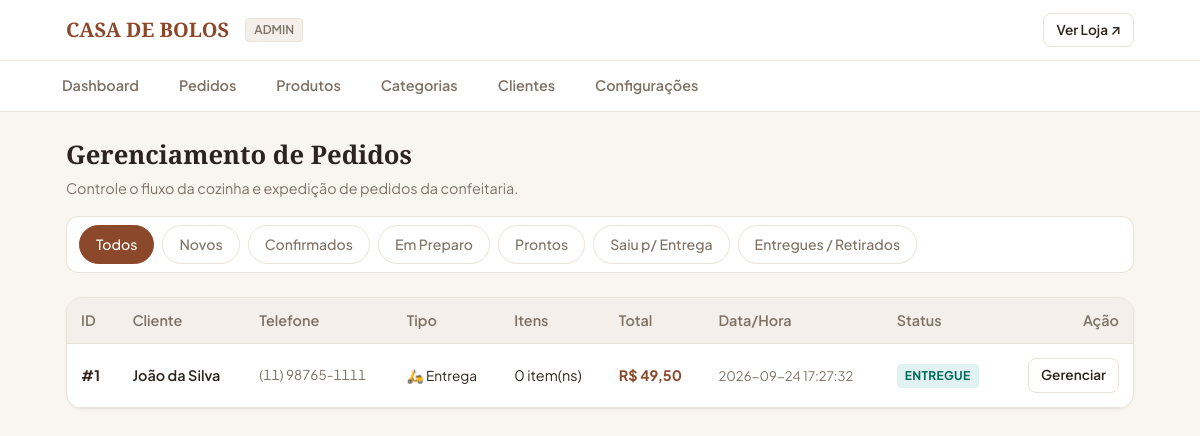
Screenshot of /admin/pedidos with the database file from the repository.
### tables this page shows
CREATE TABLE pedidos (
            id INTEGER PRIMARY KEY AUTOINCREMENT,
            cliente_id INTEGER NOT NULL,
            tipo_entrega TEXT NOT NULL, -- 'retirada' ou 'entrega'
            status TEXT NOT NULL,       -- 'NOVO', 'CONFIRMADO', 'EM PREPARO', etc.
            subtotal REAL NOT NULL,
            taxa_entrega REAL DEFAULT 0.0,
            total REAL NOT NULL,
            observacao TEXT,
            endereco_entrega TEXT,
            created_at TIMESTAMP DEFAULT CURRENT_TIMESTAMP,
            updated_at TIMESTAMP DEFAULT CURRENT_TIMESTAMP,
            FOREIGN KEY (cliente_id) REFERENCES clientes(id)
        );

CREATE TABLE clientes (
            id INTEGER PRIMARY KEY AUTOINCREMENT,
            nome TEXT NOT NULL,
            telefone TEXT UNIQUE NOT NULL,
            endereco TEXT,
            numero TEXT,
            complemento TEXT,
            bairro TEXT,
            cidade TEXT,
            created_at TIMESTAMP DEFAULT CURRENT_TIMESTAMP,
            updated_at TIMESTAMP DEFAULT CURRENT_TIMESTAMP
        );

### routes/admin.py (the view)
@admin_bp.route('/pedidos')
def pedidos():
    status_filtro = request.args.get('status', 'TODOS')
    lista_pedidos = PedidoService.listar_pedidos(status_filtro if status_filtro != 'TODOS' else None)
    return render_template('admin/pedidos.html', pedidos=lista_pedidos, status_atual=status_filtro)

### app.py (called while the page is built)
def create_app():
    app = Flask(__name__)
    app.config.from_object(Config)
    with app.app_context():
        init_db()
    app.register_blueprint(cliente_bp)
    app.register_blueprint(catalogo_bp)
    app.register_blueprint(pedido_bp)
    app.register_blueprint(admin_bp)
    @app.template_filter('moeda')
    def formatar_moeda(valor):
        try:
            return f"R$ {float(valor):,.2f}".replace(',', 'X').replace('.', ',').replace('X', '.')
        except (ValueError, TypeError):
            return "R$ 0,00"
    @app.context_processor
    def inject_global_data():
        from services.pedido_service import PedidoService
        return {
            'loja_nome': Config.STORE_NAME,
            'loja_telefone': Config.STORE_PHONE,
            'loja_endereco': Config.STORE_ADDRESS,
            'taxa_entrega_padrao': PedidoService.get_taxa_entrega()
        }
    return app

### database.py (called while the page is built)
def get_db_connection():
    os.makedirs(os.path.dirname(Config.DATABASE), exist_ok=True)
    conn = sqlite3.connect(Config.DATABASE)
    conn.row_factory = sqlite3.Row
    conn.execute("PRAGMA foreign_keys = ON")
    return conn

### models/pedido.py (called while the page is built)
    @staticmethod
    def list_all(filtro_status=None):
        conn = get_db_connection()
        cursor = conn.cursor()
        query = '''
            SELECT p.*, c.nome as cliente_nome, c.telefone as cliente_telefone,
                   (SELECT COUNT(*) FROM pedido_itens WHERE pedido_id = p.id) as total_itens
            FROM pedidos p
            JOIN clientes c ON p.cliente_id = c.id
            WHERE 1=1
        '''
        params = []
        if filtro_status and filtro_status != 'TODOS':
            query += " AND p.status = ?"
            params.append(filtro_status)
        query += " ORDER BY p.id DESC"
        cursor.execute(query, params)
        pedidos = [dict(row) for row in cursor.fetchall()]
        conn.close()
        return pedidos

### services/pedido_service.py (called while the page is built)
    @staticmethod
    def get_taxa_entrega():
        conn = get_db_connection()
        cursor = conn.cursor()
        cursor.execute("SELECT valor FROM configuracoes WHERE chave = 'taxa_entrega'")
        row = cursor.fetchone()
        conn.close()
        return float(row['valor']) if row else 7.50

    @staticmethod
    def listar_pedidos(status=None):
        return PedidoModel.list_all(status)

### templates/admin/pedidos.html (shortened to what this page needs)
{% extends 'admin/base_admin.html' %}
{% block content %}
<div style="display: flex; flex-direction: column; gap: 16px; margin-bottom: 24px;">
  <div style="display: flex; justify-content: space-between; align-items: center; flex-wrap: wrap; gap: 12px;">
    <div>
      <h1 style="font-size: 1.6rem; margin-bottom: 4px;">Gerenciamento de Pedidos</h1>
      <p style="color: var(--muted); font-size: 0.9rem;">
        Controle o fluxo da cozinha e expedição de pedidos da confeitaria.
      </p>
    </div>
  </div>
  <div class="categories-bar" style="background: var(--surface); padding: 8px 12px; border-radius: var(--radius); border: 1px solid var(--border);">
    <a href="{{ url_for('admin.pedidos', status='TODOS') }}"
       class="cat-chip {% if status_atual == 'TODOS' %}active{% endif %}">
      Todos
    </a>
    <a href="{{ url_for('admin.pedidos', status='NOVO') }}"
       class="cat-chip {% if status_atual == 'NOVO' %}active{% endif %}">
      Novos
    </a>
    <a href="{{ url_for('admin.pedidos', status='CONFIRMADO') }}"
       class="cat-chip {% if status_atual == 'CONFIRMADO' %}active{% endif %}">
      Confirmados
    </a>
    <a href="{{ url_for('admin.pedidos', status='EM PREPARO') }}"
       class="cat-chip {% if status_atual == 'EM PREPARO' %}active{% endif %}">
      Em Preparo
    </a>
    <a href="{{ url_for('admin.pedidos', status='PRONTO') }}"
       class="cat-chip {% if status_atual == 'PRONTO' %}active{% endif %}">
      Prontos
    </a>
    <a href="{{ url_for('admin.pedidos', status='SAIU PARA ENTREGA') }}"
       class="cat-chip {% if status_atual == 'SAIU PARA ENTREGA' %}active{% endif %}">
      Saiu p/ Entrega
    </a>
    <a href="{{ url_for('admin.pedidos', status='ENTREGUE') }}"
       class="cat-chip {% if status_atual == 'ENTREGUE' %}active{% endif %}">
      Entregues / Retirados
    </a>
  </div>
</div>
<div style="background: var(--surface); border: 1px solid var(--border); border-radius: var(--radius-lg); overflow: hidden; box-shadow: var(--shadow-sm);">
  <div style="overflow-x: auto;">
    <table class="data-table">
      <thead>
        <tr>
          <th>ID</th>
          <th>Cliente</th>
          <th>Telefone</th>
          <th>Tipo</th>
          <th>Itens</th>
          <th>Total</th>
          <th>Data/Hora</th>
          <th>Status</th>
          <th style="text-align: right;">Ação</th>
        </tr>
      </thead>
      <tbody>
        {% for p in pedidos %}
          <tr>
            <td><strong>#{{ p.id }}</strong></td>
            <td style="font-weight: 600;">{{ p.cliente_nome }}</td>
            <td style="font-size: 0.85rem; color: var(--muted); font-variant-numeric: tabular-nums;">{{ p.cliente_telefone }}</td>
            <td>
              {% if p.tipo_entrega == 'entrega' %}
                <span style="font-size: 0.85rem;">🛵 Entrega</span>
              {% else %}
                <span style="font-size: 0.85rem;">🏪 Retirada</span>
              {% endif %}
            </td>
            <td>{{ p.total_itens }} item(ns)</td>
            <td style="font-weight: 700; color: var(--primary);">{{ p.total|moeda }}</td>
            <td style="font-size: 0.82rem; color: var(--muted);">
              {{ p.created_at }}
            </td>
            <td>
              <span class="badge-status status-{{ p.status.replace(' ', '-') }}">
                {{ p.status }}
              </span>
            </td>
            <td style="text-align: right;">
              <a href="{{ url_for('admin.pedido_detalhe', pedido_id=p.id) }}" class="btn btn-outline btn-sm">
                Gerenciar
              </a>
            </td>
          </tr>
        {% else %}
          <tr>
            <td colspan="9" style="text-align: center; padding: 40px; color: var(--muted);">
              Nenhum pedido encontrado com o filtro selecionado.
            </td>
          </tr>
        {% endfor %}
      </tbody>
    </table>
  </div>
</div>
{% endblock %}

### static/css/style.css (style rules this page uses)
:root { --background: #FAF7F2; --surface: #FFFFFF; --surface-alt: #F4EFEB; --text: #2D241E; --muted: #7E7267; --primary: #8C482A; --primary-hover: #73371D; --primary-light: #F7EFEA; --accent: #D48C46; --border: #E8E2D9; --border-focus: #8C482A; --success: #2E7D32; --warning: #ED6C02; --danger: #D32F2F; --radius: 12px; --radius-sm: 8px; --radius-lg: 16px; --shadow-sm: 0 1px 3px rgba(45, 36, 30, 0.05); --shadow-md: 0 4px 12px rgba(45, 36, 30, 0.08); --font-serif: 'Playfair Display', Georgia, serif; --font-sans: 'Plus Jakarta Sans', system-ui, -apple-system, sans-serif; }
* { box-sizing: border-box; margin: 0; padding: 0; }
body { background-color: var(--background); color: var(--text); font-family: var(--font-sans); line-height: 1.5; -webkit-font-smoothing: antialiased; }
h1, h2, h3, .brand-font { font-family: var(--font-serif); font-weight: 600; color: var(--text); }
a { color: inherit; text-decoration: none; }
.btn { display: inline-flex; align-items: center; justify-content: center; gap: 8px; padding: 12px 20px; font-size: 0.95rem; font-weight: 600; border-radius: var(--radius); border: 1px solid transparent; cursor: pointer; transition: all 0.15s ease-in-out; text-align: center; white-space: nowrap; }
.btn-outline { background-color: transparent; border-color: var(--border); color: var(--text); }
.btn-sm { padding: 6px 12px; font-size: 0.85rem; border-radius: var(--radius-sm); }
.categories-bar { display: flex; gap: 8px; overflow-x: auto; padding: 12px 0; scrollbar-width: none; }
.cat-chip { padding: 8px 16px; border-radius: 9999px; background: var(--surface); border: 1px solid var(--border); font-size: 0.88rem; font-weight: 500; color: var(--muted); white-space: nowrap; }
.cat-chip.active { background: var(--primary); color: #FFFFFF; border-color: var(--primary); }

### templates/admin/base_admin.html (style rules this page uses)
.badge-status { display: inline-block; padding: 3px 8px; border-radius: 4px; font-size: 0.75rem; font-weight: 700; text-transform: uppercase; letter-spacing: 0.03em; }
.status-ENTREGUE, .status-RETIRADO { background: #E0F2F1; color: #00695C; }
.data-table { width: 100%; border-collapse: collapse; font-size: 0.9rem; text-align: left; }
.data-table th { padding: 12px 14px; background: var(--surface-alt); font-weight: 600; color: var(--muted); border-bottom: 1px solid var(--border); }
.data-table td { padding: 14px; border-bottom: 1px solid var(--border); vertical-align: middle; }

### rows the page displays
pedidos: id "1", cliente_nome "João da Silva", cliente_telefone "(11) 98765-1111", tipo_entrega "🛵 Entrega", total_itens "0", total|moeda "R$ 49,50", created_at "2026-09-24 17:27:32", status "ENTREGUE"
